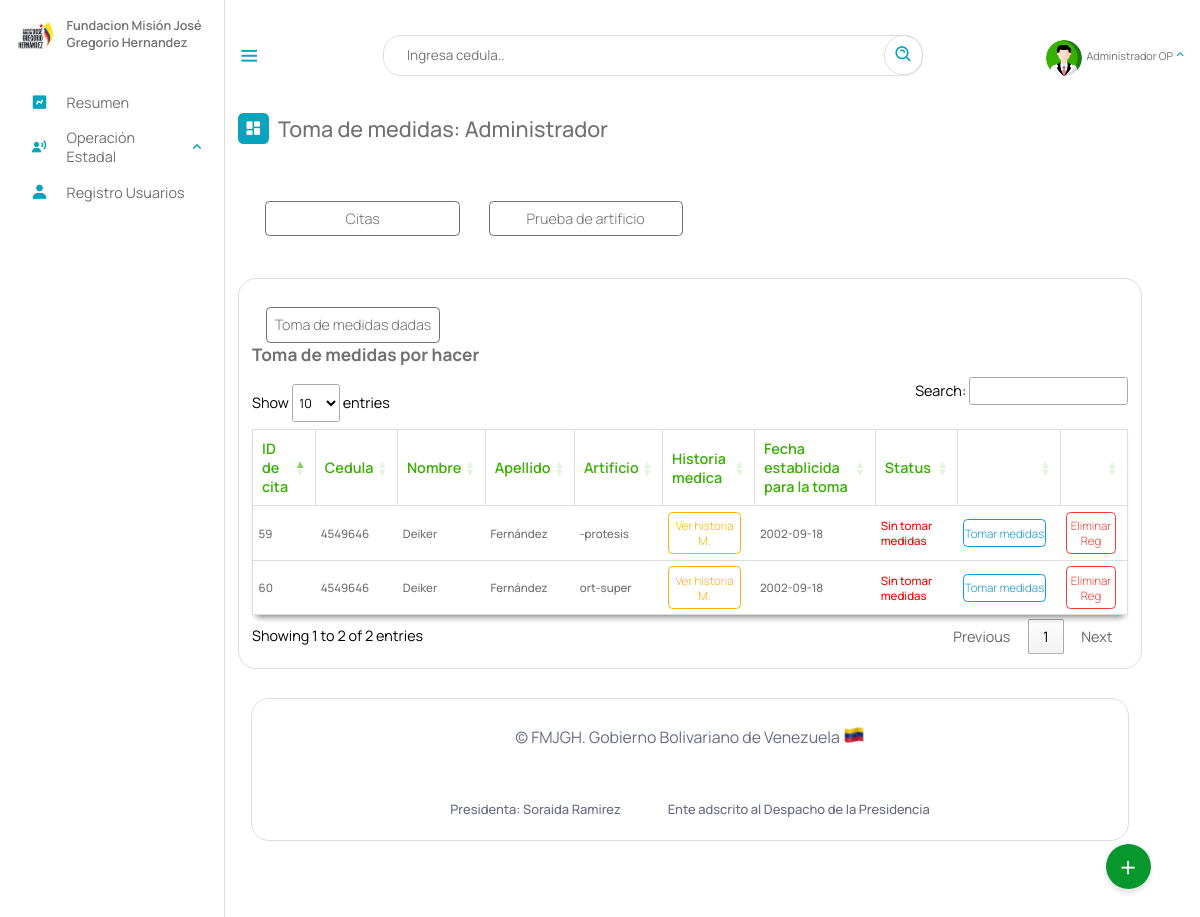
/Escritorio/04-tomaMedidas.php (signed in), run on the app's committed database.
### tables this page shows
CREATE TABLE `toma_medidas` (
  `id` int(11) NOT NULL AUTO_INCREMENT,
  `cedula` int(12) NOT NULL,
  `fecha_medidas` date DEFAULT NULL,
  `medidas` decimal(10,0) DEFAULT NULL,
  `artificio` varchar(10) DEFAULT NULL,
  `codigo_cita` int(11) NOT NULL,
  PRIMARY KEY (`id`),
  KEY `cedula` (`cedula`),
  KEY `codigo_cita` (`codigo_cita`),
  CONSTRAINT `toma_medidas_ibfk_1` FOREIGN KEY (`cedula`) REFERENCES `beneficiario` (`cedula`) ON DELETE CASCADE ON UPDATE CASCADE
);

CREATE TABLE `beneficiario` (
  `cedula` int(12) NOT NULL,
  `nombre` text NOT NULL,
  `apellido` text NOT NULL,
  `fecha_naci` date NOT NULL,
  `email` varchar(50) NOT NULL,
  `telefono` varchar(12) NOT NULL,
  `nacionalidad` char(2) NOT NULL,
  `edad` int(2) NOT NULL,
  `sexo` char(1) NOT NULL,
  `edo_civil` text NOT NULL,
  `nro_hijo` int(2) DEFAULT NULL,
  `estado` varchar(10) NOT NULL,
  `municipio` varchar(20) NOT NULL,
  `parroquia` varchar(10) NOT NULL,
  `discapacidad` varchar(10) NOT NULL,
  `atencion_solicitada` varchar(10) NOT NULL,
  `certificado` varchar(50) DEFAULT NULL,
  `registrado_por` text DEFAULT NULL,
  `fecha_registro` date NOT NULL,
  PRIMARY KEY (`cedula`),
  KEY `estado` (`estado`),
  KEY `discapacidad` (`discapacidad`),
  KEY `atencion_solicitada` (`atencion_solicitada`),
  KEY `municipio` (`municipio`),
  KEY `parroquia` (`parroquia`),
  CONSTRAINT `beneficiario_ibfk_1` FOREIGN KEY (`estado`) REFERENCES `estados` (`id_estados`) ON DELETE CASCADE,
  CONSTRAINT `beneficiario_ibfk_2` FOREIGN KEY (`municipio`) REFERENCES `municipios` (`id_municipios`) ON DELETE CASCADE,
  CONSTRAINT `beneficiario_ibfk_3` FOREIGN KEY (`parroquia`) REFERENCES `parroquia` (`id`) ON DELETE CASCADE ON UPDATE CASCADE,
  CONSTRAINT `beneficiario_ibfk_4` FOREIGN KEY (`discapacidad`) REFERENCES `discapacid_e` (`id_e`) ON DELETE CASCADE,
  CONSTRAINT `beneficiario_ibfk_5` FOREIGN KEY (`atencion_solicitada`) REFERENCES `tipoatencion` (`id`) ON DELETE CASCADE
);

### php/01-03-toma_medidas.php (called while the page is built, shortened)
<?php
include_once("ManejadorBD.php");
class toma_medidas extends ManejadorBD{
        private $cnn;
        public function __construct($tipoConexion){
            $this->cnn = parent::conectar($tipoConexion);
        }
		public function consultarTodasMedidasSindar(){
			try{
				$stmt = $this->cnn->prepare("SELECT beneficiario.nombre, beneficiario.apellido, beneficiario.cedula, toma_medidas.artificio, toma_medidas.codigo_cita ,toma_medidas.id, toma_medidas.fecha_medidas  FROM beneficiario, toma_medidas WHERE beneficiario.cedula = toma_medidas.cedula /* AND beneficiario.atencion_solicitada = '4-tomedi' */ and toma_medidas.medidas IS NULL;");
				$stmt->setFetchMode(PDO::FETCH_ASSOC);
				$stmt->execute();
				return $stmt->fetchAll();
	        }catch(PDOException $error) {
				echo "Error: ejecutando consulta SQL.".$error->getMessage();
				exit();
	        }
		}
}

### php/ManejadorBD.php (called while the page is built, shortened)
<?php
	class ManejadorBD extends PDO {
		public $srv	= SRV;
		public $usr	= USR;
		public $pas	= PAS;
		public $dbn	= BDN;
		public function conectar($tipoConexion){
			try{
				switch ($tipoConexion) {
				    case 1:
				        $dsn = "mysql:host=$this->srv;dbname=$this->dbn";
				        break;
				}
				$dbh = new PDO($dsn, $this->usr, $this->pas);
    			$dbh->setAttribute(PDO::ATTR_ERRMODE, PDO::ERRMODE_EXCEPTION);
			}catch(PDOException $error){
                echo "Error al Conectar con la Base de Datos: ".$error->getMessage();
                exit();
			}
            $this->conexionBD = $dbh;
			return $this->conexionBD;
		}
	}
?>

### Escritorio/04-tomaMedidas.php (the view, shortened to what this page needs)
<?php
include_once("partearriba.php");
?>
<link rel="stylesheet" type="text/css" href="https://cdn.datatables.net/1.11.3/css/jquery.dataTables.min.css">
<div class="dash-contenido">
    <div class="overview">
        <div class="titulo">
            <i class='bx bxs-dashboard'> </i>
            <span class="link-name">Toma de medidas: <?php echo $rol ?></span>
        </div>
    </div>
    <div class="reportes-totales">
        <div class="reporte">
            <a href="04-ortesisyProtesis.php">Citas</a>
        </div>
        <div class="reporte">
            <a href="05-pruebaArtificio.php">Prueba de artificio</a>
        </div>
    </div>
    <div class="tabla-atencion">
        <div class="personas-conatencion"><a class="enlace" href="04-tomasAsignadas.php">Toma de medidas dadas</a></div>
        <h2>Toma de medidas por hacer</h2>
        <table id="atencion">
            <thead>
                <tr>
                    <th>ID de cita</th>
                    <th>Cedula</th>
                    <th>Nombre</th>
                    <th>Apellido</th>
                    <th>Artificio</th>
                    <th>Historia medica</th>
                    <th>Fecha establicida para la toma</th>
                    <th>Status</th>
                    <th></th>
                    <th></th>
                </tr>
            </thead>
            <tbody>
                <?php
                include_once("../php/01-03-toma_medidas.php");
                $aten = new toma_medidas(1);
                $consulta = $aten->consultarTodasMedidasSindar();
                if ($consulta) {
                    foreach ($consulta as $registros) {
                ?>
                        <tr>
                            <td><?php echo $registros["codigo_cita"] ?></td>
                            <td><?php echo $registros["cedula"] ?></td>
                            <td><?php echo $registros["nombre"] ?></td>
                            <td><?php echo $registros["apellido"] ?></td>
                            <td><?php echo $registros["artificio"] ?></td>
                            <td><a class="cargar" href="15-verHistoriaMedica.php?codigo_cita=<?php echo  $registros["codigo_cita"] ?>">Ver historia M.</a></td>
                            <td><?php echo $registros["fecha_medidas"] ?></td>
                            <td style="color: red;">Sin tomar medidas</td>
                            <td><a  class="remitir" onclick='cargar(<?php echo $registros["codigo_cita"]?> )'>Tomar medidas</a></td>
                            <td><a href="" class="eliminar">Eliminar Reg</a></td>
                        </tr>
                <?php
                    }
                }
                ?>
            </tbody>
        </table>
    </div>
    <?php
    include_once("parteabajo.php");
    ?>

### Escritorio/estilo.css (style rules this page uses)
* { font-family: 'Manrope', sans-serif; margin: 0; padding: 0; box-sizing: border-box; scroll-behavior: smooth; }
:root { --body-color: ; --tran-03:all 0.2 ease ; --tran-03:all 0.3s ease ; --tran-03:all 0.4s ease ; --tran-03:all 0.5s ease ; }
body { height: 100vh; background-color: #fff; }
.menu-dash .dash-contenido { padding-top: 45px; }
.menu-dash .titulo { display: flex; align-items: center; margin: 70px 0 30px 0; }
.menu-dash .titulo i { position: relative; height: 35px; width: 35px; background-color: #08A4BD; border-radius: 6px; color: #fff; display: flex; align-items: center; justify-content: center; font-size: 20px; }
.menu-dash .titulo .link-name { font-size: 24PX; font-weight: 500; color: #707070; margin-left: 10px; }
table { width: 100%; }

### Escritorio/dash.css (style rules this page uses)
.dash-contenido .reportes-totales { display: grid; grid-template-columns: repeat(4,1fr); gap: 1rem; justify-content: space-between; margin-top: 2rem; padding: 15px; }
.dash-contenido .reportes-totales a { display: block; justify-content: flex-end; margin: 1rem 0 0 1rem; max-width: 100%; text-decoration: none; background-color: #fff; font-weight: 300; padding: 8px; color: #707070; border-radius: 5px; border: 1px solid #707070; text-align: center; transition: 0.8s ease; }
.dash-contenido .tabla-atencion { margin-top: 2rem; border: 1px solid #ddd; border-radius: 20px; padding: 15px; display: flex; flex-direction: column; justify-content: start; align-items: self-start; overflow: auto; }
.dash-contenido .tabla-atencion h2 { margin-bottom: 0.8rem; font-size: 1.2rem; color: #707070; }
.dash-contenido .tabla-atencion table { background-color: #fff; box-shadow: 0 6px 7px -4px rgba(0, 0, 0, 0.5); width: 100%; border: 1px solid #ddd; text-align: left; color: #707070; font-size: 1rem; border-collapse: collapse; transition: .8s; }
.dash-contenido .tabla-atencion table thead th { color: #38b000; font-weight: 600; border: solid 1px #ddd; padding: 10px; }
.dash-contenido .tabla-atencion table tbody td { font-size: .8rem; font-weight: 500; padding: 6px; border-bottom: 1px solid #ddd; }
.dash-contenido .tabla-atencion table tbody td a { max-width: 90%; text-decoration: none; background-color: #fff; font-weight: 300; padding: 6px; color: #38b000; border-radius: 5px; border: 1px solid #38b000; text-align: center; transition: 0.8s ease; display: flex; justify-content: center; flex-wrap: nowrap; }
.dash-contenido .tabla-atencion table tbody td a.eliminar { cursor: pointer; border: 1px solid #f03e31; color: #f03e31; display: flex; justify-content: center; flex-wrap: nowrap; }
.dash-contenido .tabla-atencion table tbody td a.cargar { cursor: pointer; border: 1px solid #fcb404; color: #fcb404; display: flex; justify-content: center; flex-wrap: nowrap; }
.dash-contenido .tabla-atencion table tbody td a.remitir { border: 1px solid #0e9cd4; color: #0e9cd4; display: flex; justify-content: center; align-items: center; white-space: nowrap; flex-wrap: nowrap; }
.dash-contenido .personas-conatencion { width: 100%; display: flex; justify-content: space-between; }
.dash-contenido .tabla-atencion .personas-conatencion .enlace { display: block; justify-content: flex-end; margin: 1rem 0 0 1rem; max-width: 100%; text-decoration: none; background-color: #fff; font-weight: 300; padding: 8px; color: #707070; border-radius: 5px; border: 1px solid #707070; text-align: center; transition: 0.8s ease; }
table.dataTable.no-footer { width: 100%; }

### Escritorio/02-buttons/01-buttons.css (style rules this page uses)
body { margin: 0; padding: 0; }

### data on the page
toma_medidas: codigo_cita "59", cedula.cedula "4549646", cedula.nombre "Deiker", cedula.apellido "Fernández", artificio "-protesis", fecha_medidas "2002-09-18"
toma_medidas: codigo_cita "60", cedula.cedula "4549646", cedula.nombre "Deiker", cedula.apellido "Fernández", artificio "ort-super", fecha_medidas "2002-09-18"

### other printed values
$NombreUsuarioActivo "Administrador OP"
$rol "Administrador"
